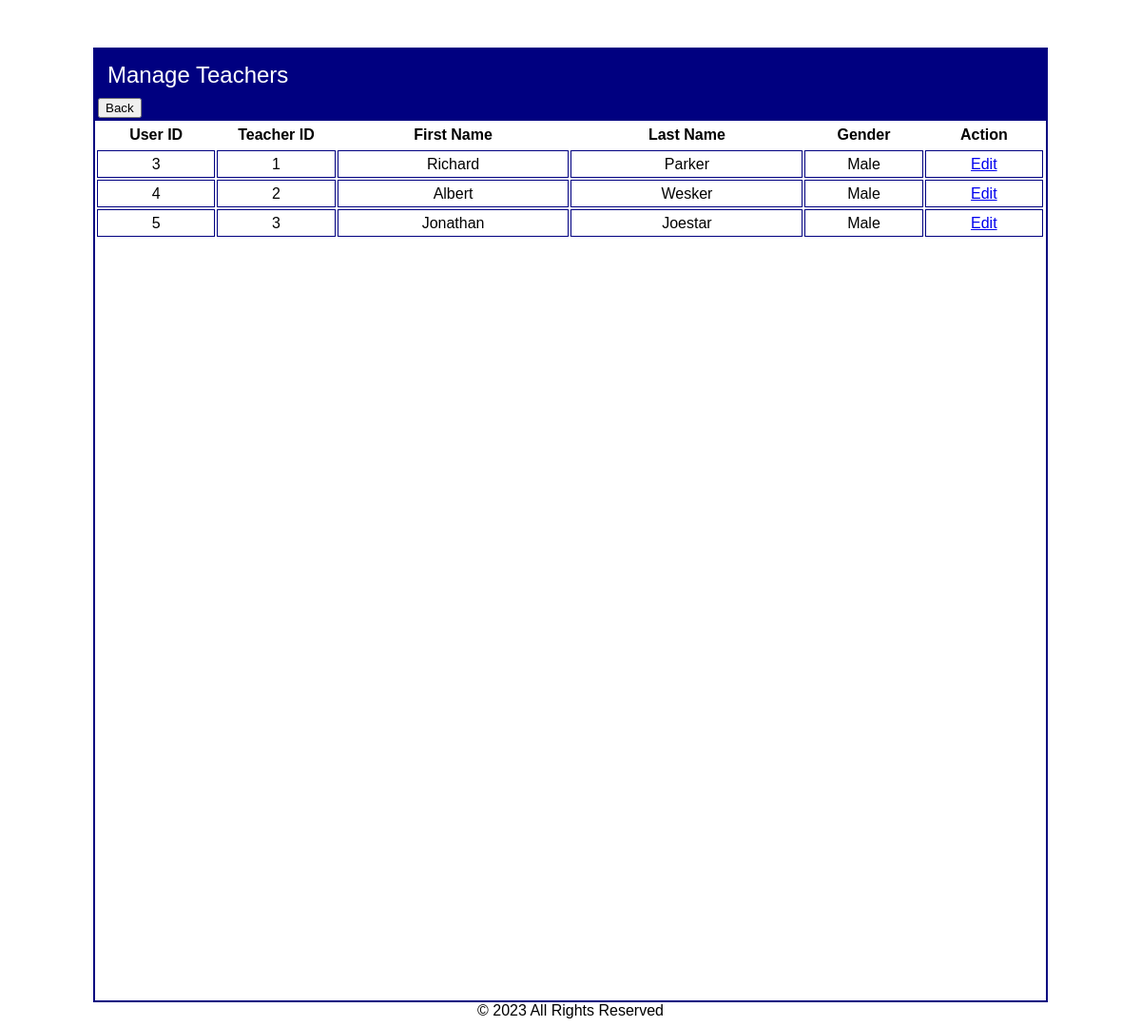
The app's page /admin/manageteachers.php (signed in), older data.
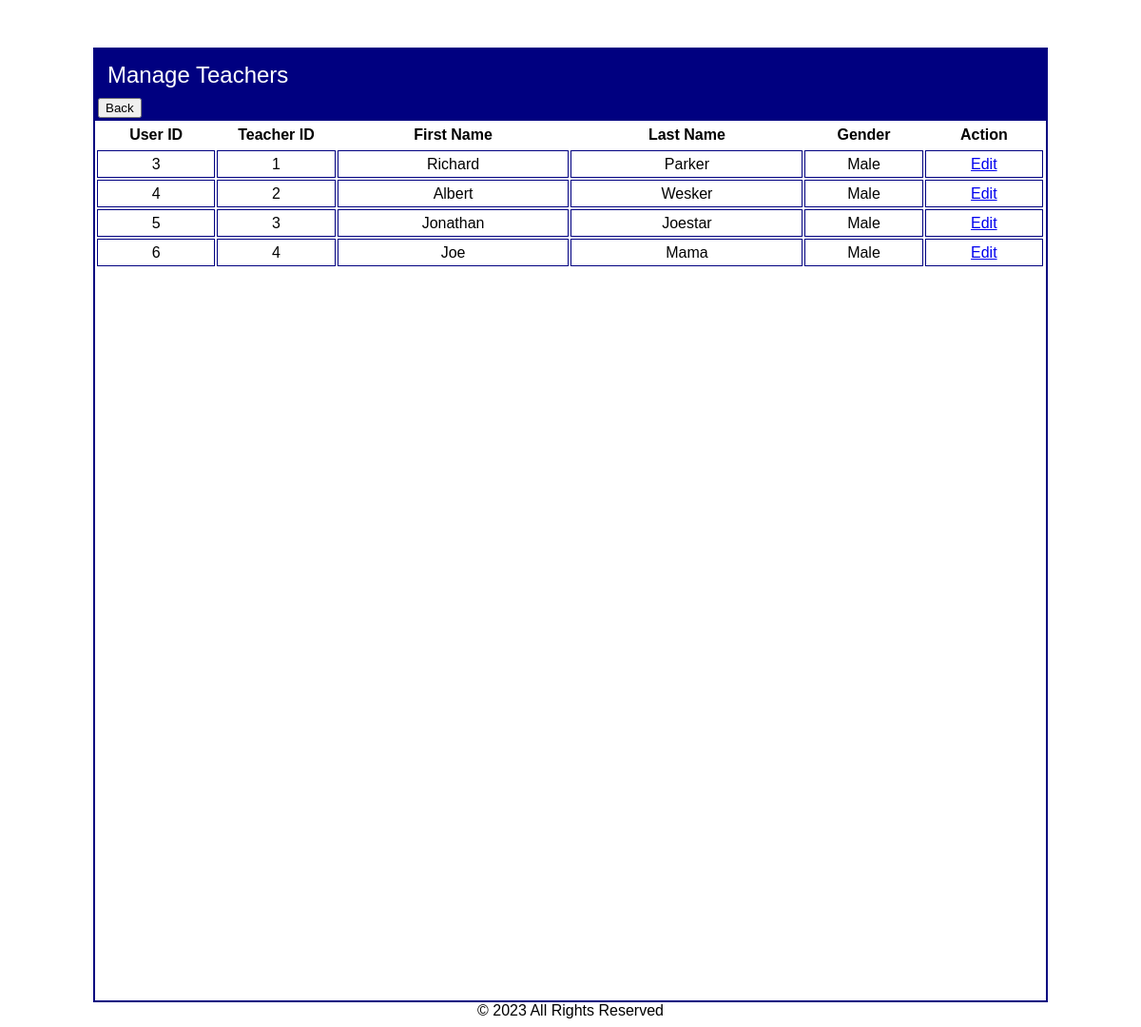
The same page, newer data.
### tables this page shows
CREATE TABLE IF NOT EXISTS `teachers` (
  `teacher_id` int NOT NULL AUTO_INCREMENT,
  `firstname` varchar(255) NOT NULL,
  `lastname` varchar(255) NOT NULL,
  `gender` varchar(10) NOT NULL,
  `user_id` int NOT NULL,
  `ttable_id` int DEFAULT NULL,
  PRIMARY KEY (`teacher_id`),
  KEY `user_id` (`user_id`)
);

### admin/manageteachers.php (the view, shortened to what this page needs)
<?php
    include ("../dbconfig.php");
$sql = "SELECT * FROM teachers";
$result = $db->query($sql);
$teachers = [];
if ($result->num_rows > 0) {
    while ($row = $result->fetch_assoc()) {
        $teachers[] = $row;
    }
}
?>
<!DOCTYPE html>
<html lang="en">
<head>
</head>
<body>
<div align="center">
    <div style="width:1000px; height:1000px; border: solid 2px #000080;" align="left">
        <div style="background-color:#000080; color:#FFFFFF; padding:3px;">
            <p style="font-size:x-large; margin: 10px;">Manage Teachers</p>
            <a href="index.php" align = 'left'><button>Back</button></a>
        </div>
    <table width='999'>
        <tr height = '25'>
            <th> User ID </th>
            <th> Teacher ID </th>
            <th> First Name </th>
            <th> Last Name </th>
            <th> Gender </th>
            <th> Action </th>
        </tr>
        <tr>
            <?php
                foreach ($teachers as $teacher) {
                    echo "<tr>";
                    echo "<td height = '25' width = '100' align = 'center' style = 'border: solid 1px #000080;'> {$teacher['user_id']}</td>";
                    echo "<td height = '25' width = '100' align = 'center' style = 'border: solid 1px #000080;'> {$teacher['teacher_id']}</td>";
                    echo "<td style = 'border: solid 1px #000080;' width = '200' align = 'center'> {$teacher['firstname']}</td>";
                    echo "<td style = 'border: solid 1px #000080;' width = '200' align = 'center'> {$teacher['lastname']}</td>";
                    echo "<td height = '25' width = '100' align = 'center' style = 'border: solid 1px #000080;'> {$teacher['gender']}</td>";
                    echo "<td align='center' style = 'border: solid 1px #000080;' width = '100'><a href='?edit_teacher={$teacher['teacher_id']}'>Edit</a></td>";
                    echo "</tr>";
                }
            ?>
        </tr>
    </table>
    </div>
</div>
<footer style="text-align: center;">
    &copy; 2023 All Rights Reserved
</footer>
</body>
</html>

Row changes from the older to the newer data that the page shows:
added teachers: user "6", teacher_id "4", firstname "Joe", lastname "Mama", gender "Male"
